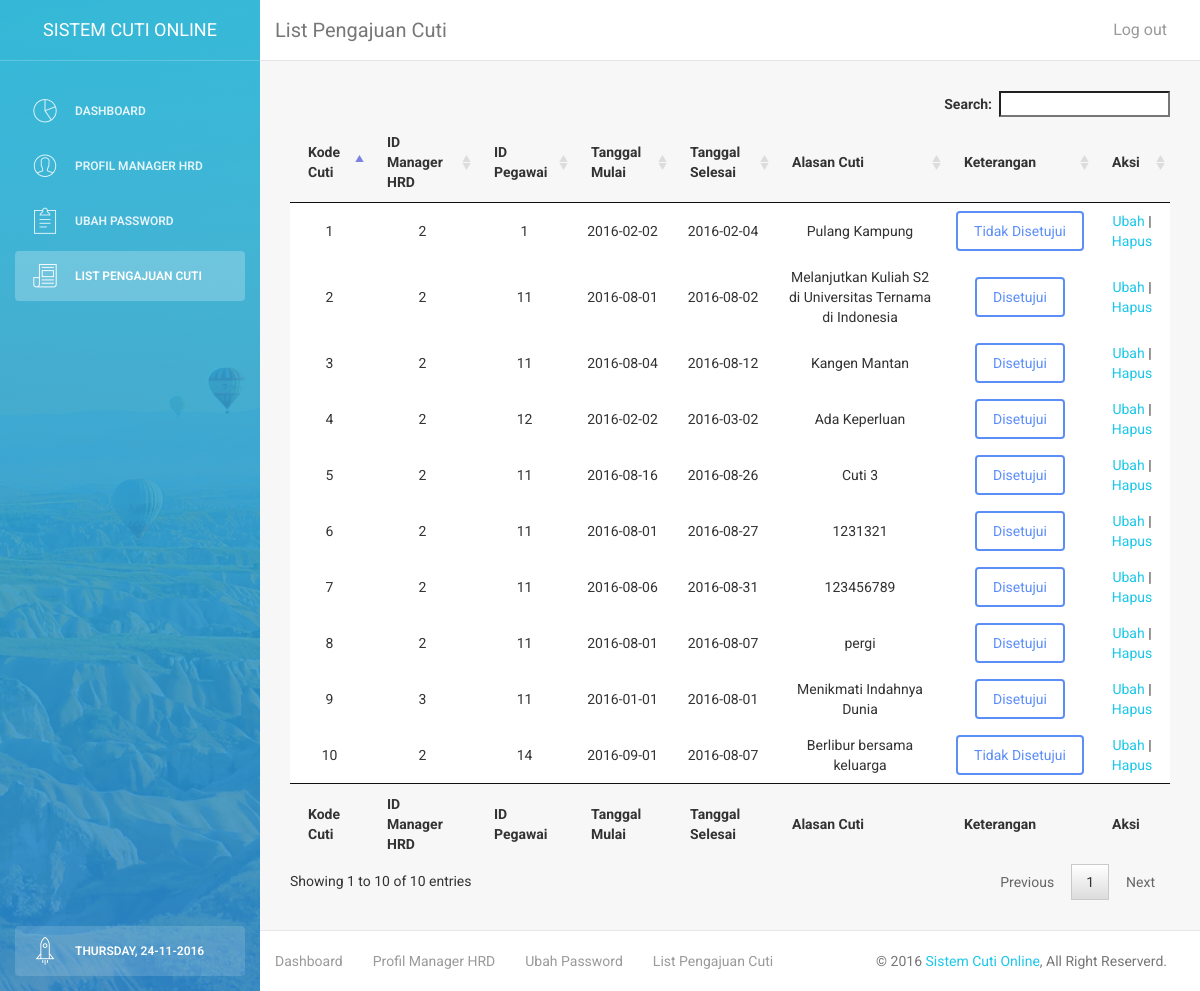
The app's page /hrd/dashboard/listcuti.php (signed in) with its own data.
### tables this page shows
CREATE TABLE `permohonan` (
  `kd_cuti` int(5) NOT NULL AUTO_INCREMENT,
  `id_managerhrd` int(5) DEFAULT NULL,
  `id_pegawai` int(5) DEFAULT NULL,
  `tgl_mulai_cuti` date DEFAULT NULL,
  `tgl_selesai_cuti` date DEFAULT NULL,
  `alasan_cuti` varchar(100) DEFAULT NULL,
  `keterangan` varchar(20) DEFAULT 'Proses',
  `izin` int(2) DEFAULT NULL,
  `sakit` int(2) DEFAULT NULL,
  `alpha` int(2) DEFAULT NULL,
  PRIMARY KEY (`kd_cuti`)
);

### hrd/dashboard/listcuti.php (the view, shortened to what this page needs)
<!doctype html>
<html lang="en">
<head>
  <link href="assets/css/bootstrap.min.css" rel="stylesheet" />
  <link href="assets/css/animate.min.css" rel="stylesheet"/>
  <link href="assets/css/light-bootstrap-dashboard.css" rel="stylesheet"/>
  <link href="assets/css/demo.css" rel="stylesheet" />
	<link rel="stylesheet" href="../../plugins/datatables/jquery.dataTables.min.css" type="text/css" />
  <link href="../plugins/fontawesome/font-awesome.min.css" rel="stylesheet">
  <link href="assets/css/pe-icon-7-stroke.css" rel="stylesheet" />
</head>
<body>
<div class="wrapper">
    <div class="sidebar" data-color="azure" data-image="assets/img/sidebar-2.jpg">
    	<div class="sidebar-wrapper">
            <div class="logo">
                <a href="http://www.creative-tim.com" class="simple-text">
                    SISTEM CUTI ONLINE
                </a>
            </div>
            <ul class="nav">
                <li>
                    <a href="managerhrd.php">
                        <i class="pe-7s-graph"></i>
                        <p>Dashboard</p>
                    </a>
                </li>
                <li>
                    <a href="profilmanagerhrd.php">
                        <i class="pe-7s-user"></i>
                        <p>Profil Manager HRD</p>
                    </a>
                </li>
                <li>
                    <a href="ubahpassword.php">
                        <i class="pe-7s-note2"></i>
                        <p>Ubah Password</p>
                    </a>
                </li>
								<li class="active">
										<a href="listcuti.php">
												<i class="pe-7s-news-paper"></i>
												<p>List Pengajuan Cuti</p>
										</a>
								</li>
				<li class="active-pro">
                    <a href="upgrade.html">
                        <i class="pe-7s-rocket"></i>
												<p><?php
echo date("l, d-m-Y");?></p>
                    </a>
                </li>
            </ul>
    	</div>
    </div>
    <div class="main-panel">
        <nav class="navbar navbar-default navbar-fixed">
            <div class="container-fluid">
                <div class="navbar-header">
                    <a class="navbar-brand" href="#">List Pengajuan Cuti</a>
                </div>
                <div class="collapse navbar-collapse">
                    <ul class="nav navbar-nav navbar-right">
                        <li>
                            <a href="../logout.php">
                                Log out
                            </a>
                        </li>
                    </ul>
                </div>
            </div>
        </nav>
        <div class="content">
            <div class="container-fluid">
                <div class="row">
                    <div class="col-md-12">
											<table id="daftarcuti" cellspacing="0" width="100%">
												<thead>
													<tr>
														<th>Kode Cuti</th>
														<th>ID Manager HRD</th>
														<th>ID Pegawai</th>
														<th>Tanggal Mulai</th>
														<th>Tanggal Selesai</th>
														<th>Alasan Cuti</th>
														<th>Keterangan</th>
														<th>Aksi</th>
													</tr>
												</thead>
												<tfoot>
													<tr>
														<th>Kode Cuti</th>
														<th>ID Manager HRD</th>
														<th>ID Pegawai</th>
														<th>Tanggal Mulai</th>
														<th>Tanggal Selesai</th>
														<th>Alasan Cuti</th>
														<th>Keterangan</th>
														<th>Aksi</th>
													</tr>
												</tfoot>
												<tbody>
													<?php
													$query = mysql_query("SELECT * FROM permohonan");
													while ($data = mysql_fetch_array($query)) {
													?>
													<tr style="text-align:center;">
														<td><?php echo $data['kd_cuti'];?></td>
														<td><?php echo $data['id_managerhrd']; ?></td>
														<td><?php echo $data['id_pegawai']; ?></td>
														<td><?php echo $data['tgl_mulai_cuti']; ?></a></b></td>
														<td><?php echo $data['tgl_selesai_cuti']; ?></td>
														<td><?php echo $data['alasan_cuti']; ?></td>
														<td><button type="button" class="btn btn-primary"><?php echo $data['keterangan']; ?></button></td>
														<td><a href="verifikasi.php?kd_cuti=<?php echo $data['kd_cuti'];?>&id_pegawai=<?php echo $data['id_pegawai'];?>" class="red-text">Ubah</a>
														 | <a href="hapuscuti.php?kd_cuti=<?php echo $data['kd_cuti'];?>" class="red-text" onclick="javascript: return confirm('Anda yakin hapus ?')">Hapus</a>
													</tr>
													<?php } ?>
												</tbody>
											</table>
										</div>
                </div>
            </div>
        </div>
        <footer class="footer">
            <div class="container-fluid">
                <nav class="pull-left">
                    <ul>
                        <li>
                            <a href="Manager HRD.php">
                                Dashboard
                            </a>
                        </li>
                        <li>
                            <a href="profilManager HRD.php">
                                Profil Manager HRD
                            </a>
                        </li>
                        <li>
                            <a href="ubahpassword.php">
                                Ubah Password
                            </a>
                        </li>
                        <li>
                            <a href="listcuti.php">
                               List Pengajuan Cuti
                            </a>
                        </li>
                    </ul>
                </nav>
                <p class="copyright pull-right">
                    &copy; 2016 <a href="#">Sistem Cuti Online</a>, All Right Reserverd.
                </p>
            </div>
        </footer>
    </div>
</div>
</body>
</html>

### hrd/dashboard/assets/css/demo.css (style rules this page uses)
.sidebar .nav > li.active-pro { position: absolute; width: 100%; bottom: 10px; }
.sidebar .nav > li.active-pro a { background: rgba(255, 255, 255, 0.14); opacity: 1; color: #FFFFFF; }

### records on screen
permohonan: kd_cuti "1", id_managerhrd "2", id_pegawai "1", tgl_mulai_cuti "2016-02-02", tgl_selesai_cuti "2016-02-04", alasan_cuti "Pulang Kampung", keterangan "Tidak Disetujui"
permohonan: kd_cuti "2", id_managerhrd "2", id_pegawai "11", tgl_mulai_cuti "2016-08-01", tgl_selesai_cuti "2016-08-02", alasan_cuti "Melanjutkan Kuliah S2 di Universitas Ternama di Indonesia", keterangan "Disetujui"
permohonan: kd_cuti "3", id_managerhrd "2", id_pegawai "11", tgl_mulai_cuti "2016-08-04", tgl_selesai_cuti "2016-08-12", alasan_cuti "Kangen Mantan", keterangan "Disetujui"
permohonan: kd_cuti "4", id_managerhrd "2", id_pegawai "12", tgl_mulai_cuti "2016-02-02", tgl_selesai_cuti "2016-03-02", alasan_cuti "Ada Keperluan", keterangan "Disetujui"
permohonan: kd_cuti "5", id_managerhrd "2", id_pegawai "11", tgl_mulai_cuti "2016-08-16", tgl_selesai_cuti "2016-08-26", alasan_cuti "Cuti 3", keterangan "Disetujui"
permohonan: kd_cuti "6", id_managerhrd "2", id_pegawai "11", tgl_mulai_cuti "2016-08-01", tgl_selesai_cuti "2016-08-27", alasan_cuti "1231321", keterangan "Disetujui"
permohonan: kd_cuti "7", id_managerhrd "2", id_pegawai "11", tgl_mulai_cuti "2016-08-06", tgl_selesai_cuti "2016-08-31", alasan_cuti "123456789", keterangan "Disetujui"
permohonan: kd_cuti "8", id_managerhrd "2", id_pegawai "11", tgl_mulai_cuti "2016-08-01", tgl_selesai_cuti "2016-08-07", alasan_cuti "pergi", keterangan "Disetujui"
permohonan: kd_cuti "9", id_managerhrd "3", id_pegawai "11", tgl_mulai_cuti "2016-01-01", tgl_selesai_cuti "2016-08-01", alasan_cuti "Menikmati Indahnya Dunia", keterangan "Disetujui"
permohonan: kd_cuti "10", id_managerhrd "2", id_pegawai "14", tgl_mulai_cuti "2016-09-01", tgl_selesai_cuti "2016-08-07", alasan_cuti "Berlibur bersama keluarga", keterangan "Tidak Disetujui"
